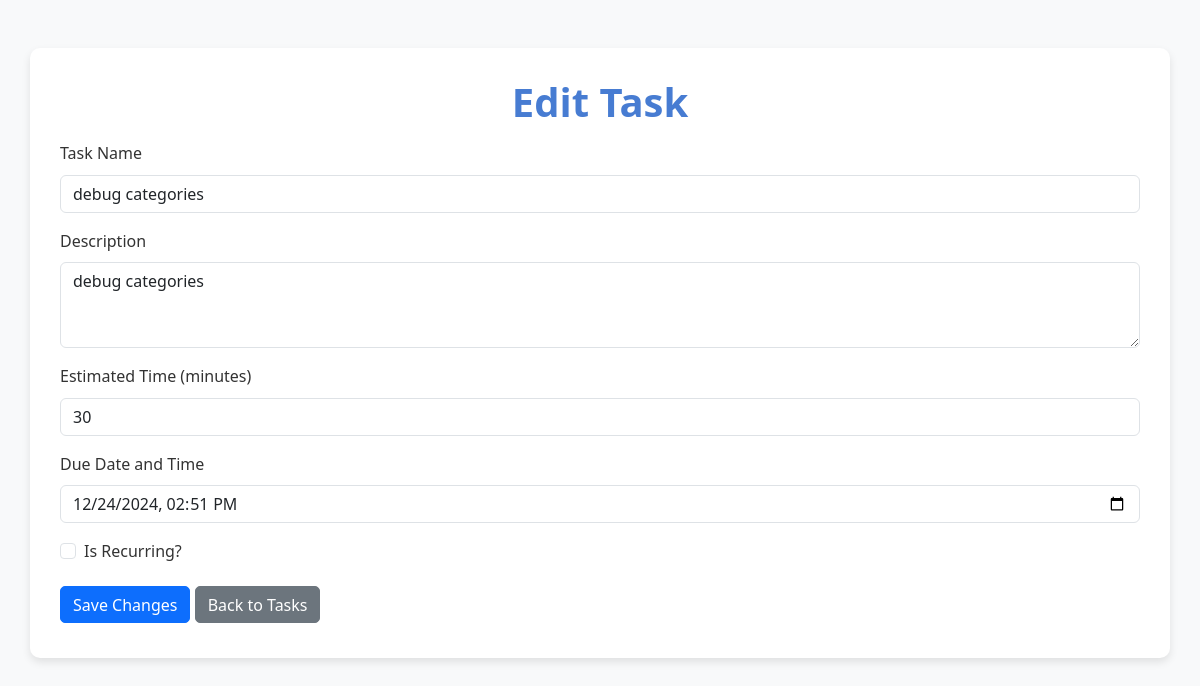
Before: /tasks/edit/4/ (signed in) with the older database file.
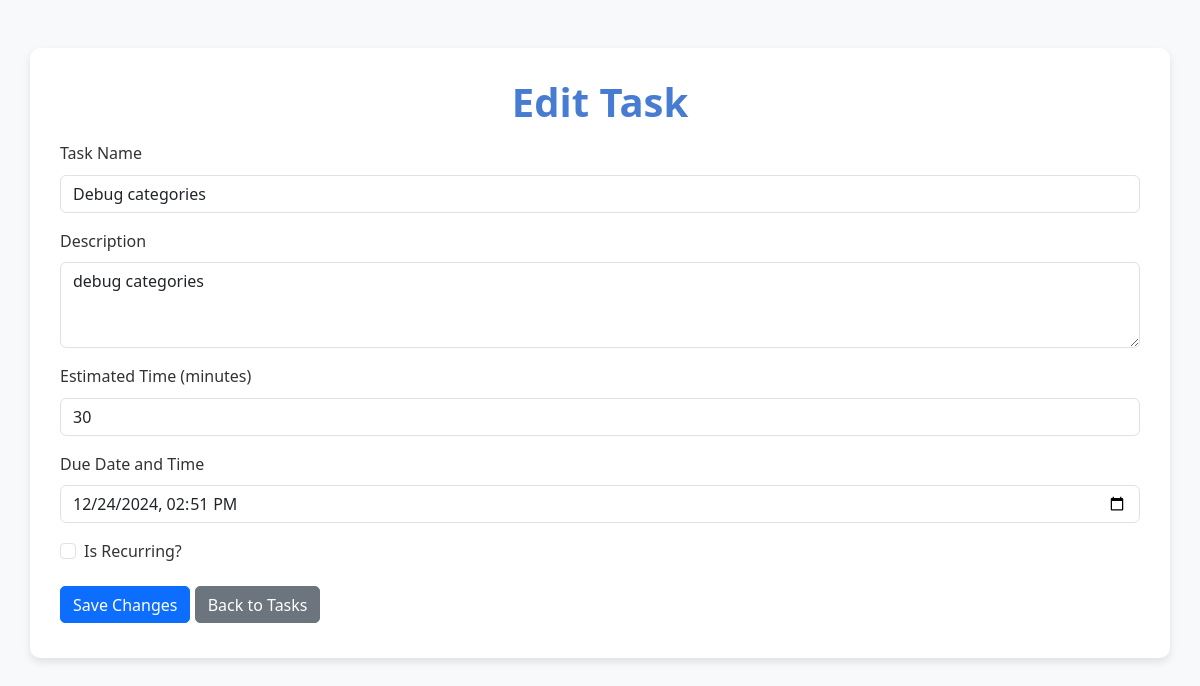
After: the same page with the newer database file.
### tasker/models.py (models this page shows, shortened)
class Task(models.Model):
    user = models.ForeignKey(User, on_delete=models.DO_NOTHING)
    category = models.ForeignKey(Category, on_delete=models.SET_NULL, null=True, blank=True)
    name = models.CharField(max_length=150)
    description = models.CharField(max_length=1000)
    time = models.IntegerField()
    creation_date = models.DateTimeField(auto_now_add=True)
    recurring = models.BooleanField(default=False)
    due_date_time = models.DateTimeField()
    status = models.BooleanField(default=False)
    archived = models.BooleanField(default=False)

### tasker/views.py (the view, shortened to what this page needs)
# urls.py: path('tasks/edit/<int:task_id>/', EditTaskView.as_view(), name='edit_task'),
class EditTaskView(LoginRequiredMixin, View):
    login_url = 'login'
    def get(self, request, task_id):
        task = get_object_or_404(Task, id=task_id, user=request.user)
        return render(request, 'tasker/edit_task.html', {"task": task})

### tasker/templates/tasker/edit_task.html (shortened to what this page needs)
{% load static %}
<!DOCTYPE html>
<html lang="en">
<head>
    <link rel="stylesheet" href="https://cdnjs.cloudflare.com/ajax/libs/bootstrap/5.3.0/css/bootstrap.min.css">
    <link rel="stylesheet" href="{% static 'style.css' %}">
</head>
<body>
    <div class="container mt-5">
        <h1 class="text-center">Edit Task</h1>
        <form method="POST" action="">
            <div class="mb-3">
                <label for="name" class="form-label">Task Name</label>
                <input type="text" name="name" class="form-control" id="name" value="{{ task.name }}" required>
            </div>
            <div class="mb-3">
                <label for="description" class="form-label">Description</label>
                <textarea name="description" class="form-control" id="description" rows="3" required>{{ task.description }}</textarea>
            </div>
            <div class="mb-3">
                <label for="time" class="form-label">Estimated Time (minutes)</label>
                <input type="number" name="time" class="form-control" id="time" value="{{ task.time }}" min="1" required>
            </div>
            <div class="mb-3">
                <label for="due_date_time" class="form-label">Due Date and Time</label>
                <input type="datetime-local" name="due_date_time" class="form-control" id="due_date_time" value="{{ task.due_date_time|date:'Y-m-d\TH:i' }}" required>
            </div>
            <div class="form-check mb-3">
                <input type="checkbox" name="recurring" class="form-check-input" id="recurring" {% if task.recurring %}checked{% endif %}>
                <label for="recurring" class="form-check-label">Is Recurring?</label>
            </div>
            <button type="submit" class="btn btn-primary">Save Changes</button>
            <a href="{% url 'task_list' %}" class="btn btn-secondary">Back to Tasks</a>
        </form>
    </div>
</body>
</html>

Changed rows visible on the page:
changed Task "debug categories": name "debug categories" → "Debug categories"
